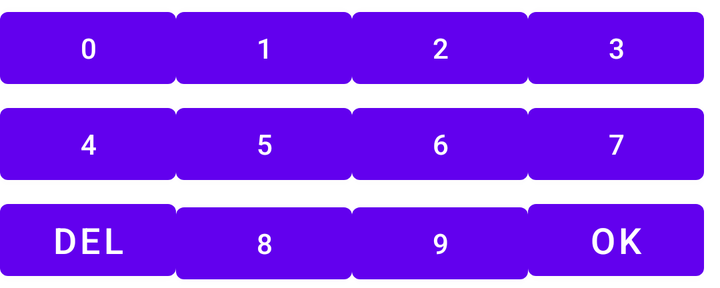
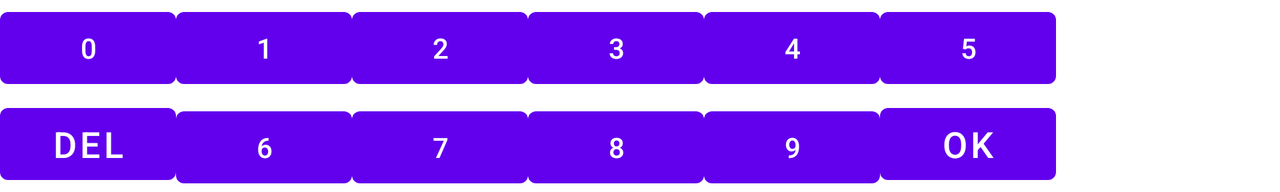

Two renders of one Android screen. The first uses the default layout on a phone; the second uses the alternative layout the repository ships for a different screen configuration, on a matching device. The two XML files are below.
<!-- AndroidManifest.xml: application theme AppTheme -->
<!-- res/layout/keyboard_shrinked.xml -->
<?xml version="1.0" encoding="utf-8"?>
<TableLayout xmlns:android="http://schemas.android.com/apk/res/android"
    android:layout_width="wrap_content"
    android:layout_height="wrap_content"
    android:id="@+id/tblKeyboard"
    android:gravity="center"
    >
    <TableRow
        android:layout_width="match_parent"
        android:layout_height="wrap_content">
        <Button
            android:id="@+id/btn0"
            style="@style/btn_keyboard_shrinked"
            android:text="0"
            />
        <Button
            android:id="@+id/btn1"
            style="@style/btn_keyboard_shrinked"
            android:text="1" />
        <Button
            android:id="@+id/btn2"
            style="@style/btn_keyboard_shrinked"
            android:text="2"
            />
        <Button
            android:id="@+id/btn3"
            style="@style/btn_keyboard_shrinked"
            android:text="3"
            />

    </TableRow>

    <TableRow
        android:layout_width="match_parent"
        android:layout_height="wrap_content">
        <Button
            android:id="@+id/btn4"
            style="@style/btn_keyboard_shrinked"
            android:text="4"
            />
        <Button
            android:id="@+id/btn5"
            style="@style/btn_keyboard_shrinked"
            android:text="5"
            />
        <Button
            android:id="@+id/btn6"
            style="@style/btn_keyboard_shrinked"
            android:text="6"
            />
        <Button
            android:id="@+id/btn7"
            style="@style/btn_keyboard_shrinked"
            android:text="7"
            />

    </TableRow>

    <TableRow
        android:layout_width="match_parent"
        android:layout_height="wrap_content">

        <Button
            android:id="@+id/btnDelete"
            style="@style/btn_keyboard_shrinked"
            android:text="Del"
            android:textSize="18sp"
            />
        <Button
            android:id="@+id/btn8"
            style="@style/btn_keyboard_shrinked"
            android:text="8"
            />
        <Button
            android:id="@+id/btn9"
            style="@style/btn_keyboard_shrinked"
            android:text="9"
            />


        <Button
            android:id="@+id/btnOk"
            style="@style/btn_keyboard_shrinked"
            android:text="Ok"
            android:textSize="18sp"
            />
    </TableRow>


</TableLayout>
<!-- resources referenced by this layout -->
<resources>

</resources>
<!-- res/layout-land/keyboard_shrinked.xml (the repository's variant of the layout above) -->
<!-- drawn on the phone turned sideways -->
<?xml version="1.0" encoding="utf-8"?>
<TableLayout xmlns:android="http://schemas.android.com/apk/res/android"
    android:layout_width="wrap_content"
    android:layout_height="wrap_content"
    android:id="@+id/tblKeyboard"
    android:gravity="center"
    >
    <TableRow
        android:layout_width="match_parent"
        android:layout_height="wrap_content">
        <Button
            android:id="@+id/btn0"
            style="@style/btn_keyboard_shrinked"
            android:text="0"
            />
        <Button
            android:id="@+id/btn1"
            style="@style/btn_keyboard_shrinked"
            android:text="1" />
        <Button
            android:id="@+id/btn2"
            style="@style/btn_keyboard_shrinked"
            android:text="2"
            />
        <Button
            android:id="@+id/btn3"
            style="@style/btn_keyboard_shrinked"
            android:text="3"
            />
        <Button
            android:id="@+id/btn4"
            style="@style/btn_keyboard_shrinked"
            android:text="4"
            />
        <Button
            android:id="@+id/btn5"
            style="@style/btn_keyboard_shrinked"
            android:text="5"
            />

    </TableRow>

    <TableRow
        android:layout_width="match_parent"
        android:layout_height="wrap_content">
        <Button
            android:id="@+id/btnDelete"
            style="@style/btn_keyboard_shrinked"
            android:text="Del"
            android:textSize="18sp"
            />
        <Button
            android:id="@+id/btn6"
            style="@style/btn_keyboard_shrinked"
            android:text="6"
            />

        <Button
            android:id="@+id/btn7"
            style="@style/btn_keyboard_shrinked"
            android:text="7"
            />
        <Button
            android:id="@+id/btn8"
            style="@style/btn_keyboard_shrinked"
            android:text="8"
            />
        <Button
            android:id="@+id/btn9"
            style="@style/btn_keyboard_shrinked"
            android:text="9"
            />


        <Button
            android:id="@+id/btnOk"
            style="@style/btn_keyboard_shrinked"
            android:text="Ok"
            android:textSize="18sp"
            />
    </TableRow>
</TableLayout>
